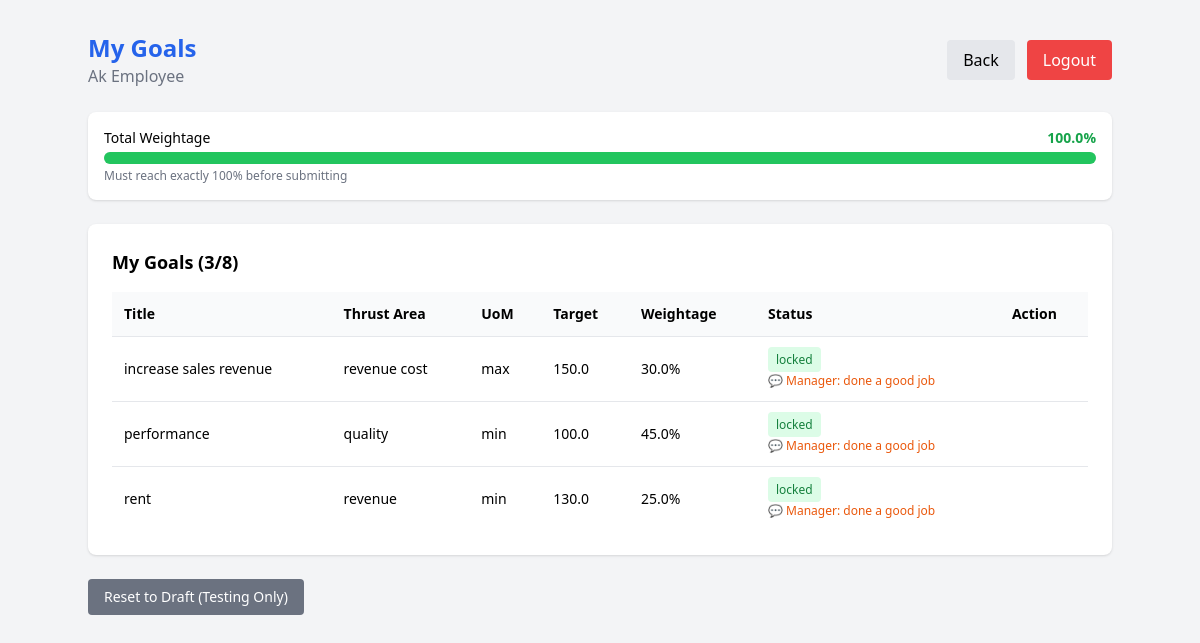
The app's page /employee/goals (signed in), older data.
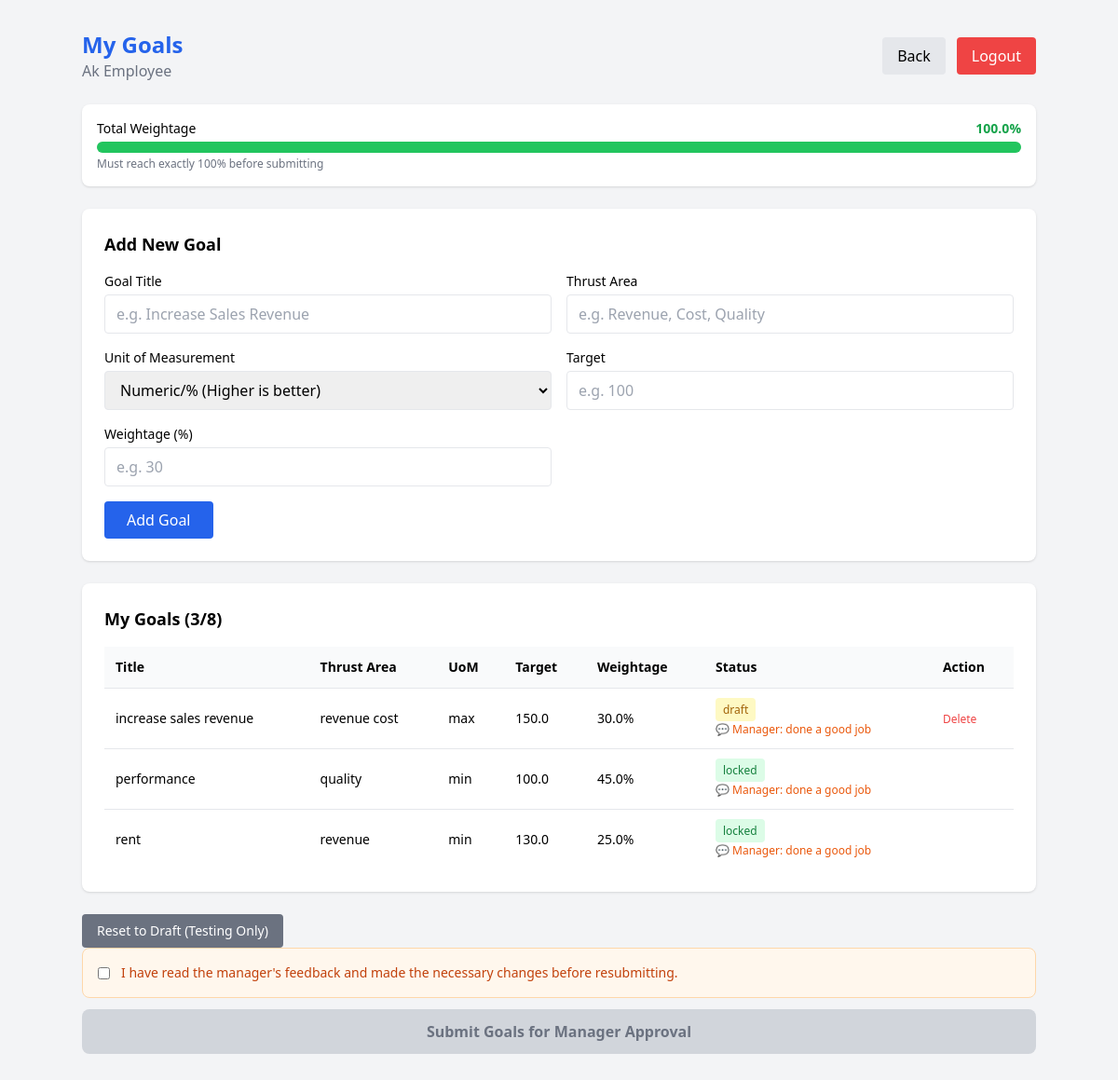
The same page, newer data.
### app/models.py (models this page shows)
class Goal(Base):
    __tablename__ = "goals"
    id = Column(Integer, primary_key=True, index=True)
    employee_id = Column(Integer, ForeignKey("users.id"), nullable=False)
    title = Column(String, nullable=False)
    thrust_area = Column(String, nullable=False)
    uom_type = Column(String, nullable=False)  # min / max / zero / timeline
    target = Column(Float, nullable=False)
    weightage = Column(Float, nullable=False)
    status = Column(String, default="draft")  # draft / submitted / approved / locked
    is_shared = Column(Boolean, default=False)
    parent_goal_id = Column(Integer, ForeignKey("goals.id"), nullable=True)
    created_at = Column(DateTime, default=datetime.utcnow)
    employee = relationship("User", back_populates="goals")
    achievements = relationship("Achievement", back_populates="goal")
    audit_logs = relationship("AuditLog", back_populates="goal")

### app/routes/employee.py (the view)
@router.get("/goals")
def view_goals(request: Request, user=Depends(require_employee), db: Session = Depends(get_db)):
    goals = get_employee_goals(db, user.id)
    total_weightage = sum(g.weightage for g in goals)
    rework_comments = get_rework_comments(db, goals)
    return templates.TemplateResponse(request, "employee/goals.html", {
        "user": user,
        "goals": goals,
        "total_weightage": total_weightage,
        "rework_comments": rework_comments
    })

### app/templates/employee/goals.html (shortened to what the changed rows need)
<!DOCTYPE html>
<html>
<head>
    <script src="https://cdn.tailwindcss.com"></script>
</head>
<body class="bg-gray-100 p-8">
<div class="max-w-5xl mx-auto">
    <div class="flex justify-between items-center mb-6">
        <div>
            <h1 class="text-2xl font-bold text-blue-600">My Goals</h1>
        </div>
    </div>
    {% set all_locked = goals|length > 0 and goals|selectattr("status", "ne", "draft")|list|length == goals|length %}
    {% if not all_locked %}
    <div class="bg-white rounded-lg shadow p-6 mb-6">
        <h2 class="text-lg font-semibold mb-4">Add New Goal</h2>
        <form method="POST" action="/employee/goals/add">
            <div class="grid grid-cols-2 gap-4">
                <div>
                    <label class="block text-sm font-medium mb-1">Goal Title</label>
                    <input type="text" name="title" required
                        class="w-full border rounded px-3 py-2 focus:outline-none focus:ring-2 focus:ring-blue-500"
                        placeholder="e.g. Increase Sales Revenue">
                </div>
                <div>
                    <label class="block text-sm font-medium mb-1">Thrust Area</label>
                    <input type="text" name="thrust_area" required
                        class="w-full border rounded px-3 py-2 focus:outline-none focus:ring-2 focus:ring-blue-500"
                        placeholder="e.g. Revenue, Cost, Quality">
                </div>
                <div>
                    <label class="block text-sm font-medium mb-1">Unit of Measurement</label>
                    <select name="uom_type" class="w-full border rounded px-3 py-2">
                        <option value="min">Numeric/% (Higher is better)</option>
                    </select>
                </div>
                <div>
                    <label class="block text-sm font-medium mb-1">Target</label>
                    <input type="number" name="target" step="0.01" required
                        class="w-full border rounded px-3 py-2 focus:outline-none focus:ring-2 focus:ring-blue-500"
                        placeholder="e.g. 100">
                </div>
                <div>
                    <label class="block text-sm font-medium mb-1">Weightage (%)</label>
                    <input type="number" name="weightage" min="10" max="100" required
                        class="w-full border rounded px-3 py-2 focus:outline-none focus:ring-2 focus:ring-blue-500"
                        placeholder="e.g. 30">
                </div>
            </div>
            <button type="submit" class="mt-4 bg-blue-600 text-white px-6 py-2 rounded hover:bg-blue-700">
                Add Goal
            </button>
        </form>
    </div>
    {% endif %}
    <div class="bg-white rounded-lg shadow p-6 mb-6">
        <h2 class="text-lg font-semibold mb-4">My Goals ({{ goals|length }}/8)</h2>
        {% if goals %}
        <table class="w-full text-sm">
            <thead>
                <tr class="bg-gray-50 text-left">
                    <th class="p-3">Title</th>
                    <th class="p-3">Thrust Area</th>
                    <th class="p-3">UoM</th>
                    <th class="p-3">Target</th>
                    <th class="p-3">Weightage</th>
                    <th class="p-3">Status</th>
                    <th class="p-3">Action</th>
                </tr>
            </thead>
            <tbody>
                {% for goal in goals %}
                <tr class="border-t">
                    <td class="p-3">{{ goal.title }}</td>
                    <td class="p-3">{{ goal.thrust_area }}</td>
                    <td class="p-3">{{ goal.uom_type }}</td>
                    <td class="p-3">{{ goal.target }}</td>
                    <td class="p-3">{{ goal.weightage }}%</td>
                    <td class="p-3">
                        <span class="px-2 py-1 rounded text-xs font-medium
                            {% if goal.status == 'draft' %}bg-yellow-100 text-yellow-700
                            {% elif goal.status == 'submitted' %}bg-blue-100 text-blue-700
                            {% elif goal.status == 'locked' %}bg-green-100 text-green-700
                            {% endif %}">
                            {{ goal.status }}
                        </span>
                        {% if rework_comments.get(goal.id) %}
                        <p class="text-xs text-orange-600 mt-1">💬 Manager: {{ rework_comments[goal.id] }}</p>
                        {% endif %}
                    </td>
                    <td class="p-3">
                        {% if goal.status == 'draft' %}
                        <form method="POST" action="/employee/goals/delete/{{ goal.id }}">
                            <button type="submit" class="text-red-500 hover:underline text-xs">Delete</button>
                        </form>
                        {% endif %}
                    </td>
                </tr>
                {% endfor %}
            </tbody>
        </table>
        {% else %}
        <p class="text-gray-500 text-center py-4">No goals yet. Add your first goal above.</p>
        {% endif %}
    </div>
    {% if goals|selectattr("status", "equalto", "draft")|list|length > 0 %}
<form method="POST" action="/employee/goals/submit">
    {% if rework_comments %}
    <div class="bg-orange-50 border border-orange-200 rounded-lg p-4 mb-3">
        <label class="flex items-start gap-3 cursor-pointer">
            <input type="checkbox" name="acknowledged" value="yes"
                class="mt-1"
                id="ack-checkbox"
                onchange="document.getElementById('submit-btn').disabled = !this.checked">
            <span class="text-sm text-orange-700">
                I have read the manager's feedback and made the necessary changes before resubmitting.
            </span>
        </label>
    </div>
    <button type="submit" id="submit-btn" disabled
        class="w-full bg-gray-300 text-gray-500 py-3 rounded-lg font-semibold cursor-not-allowed">
        Submit Goals for Manager Approval
    </button>
    {% else %}
    <button type="submit" id="submit-btn"
        class="w-full bg-green-600 text-white py-3 rounded-lg font-semibold hover:bg-green-700">
        Submit Goals for Manager Approval
    </button>
    {% endif %}
</form>
{% endif %}
</div>
</body>
</html>

Row changes from the older to the newer data that the page shows:
changed Goal "increase sales revenue": status "locked" → "draft"; now shows "Delete"
Text that changed along with them:
form field uom_type: (not shown) → "Numeric/% (Higher is better)"
form field acknowledged: (not shown) → "☐"
text now shown: "Add New Goal Goal Title Thrust Area Unit of Measurement Target Weightage (%) Add Goal I have read the manager's feedback and made the necessary changes before resubmitting. Submit Goals for Manager Approval"
